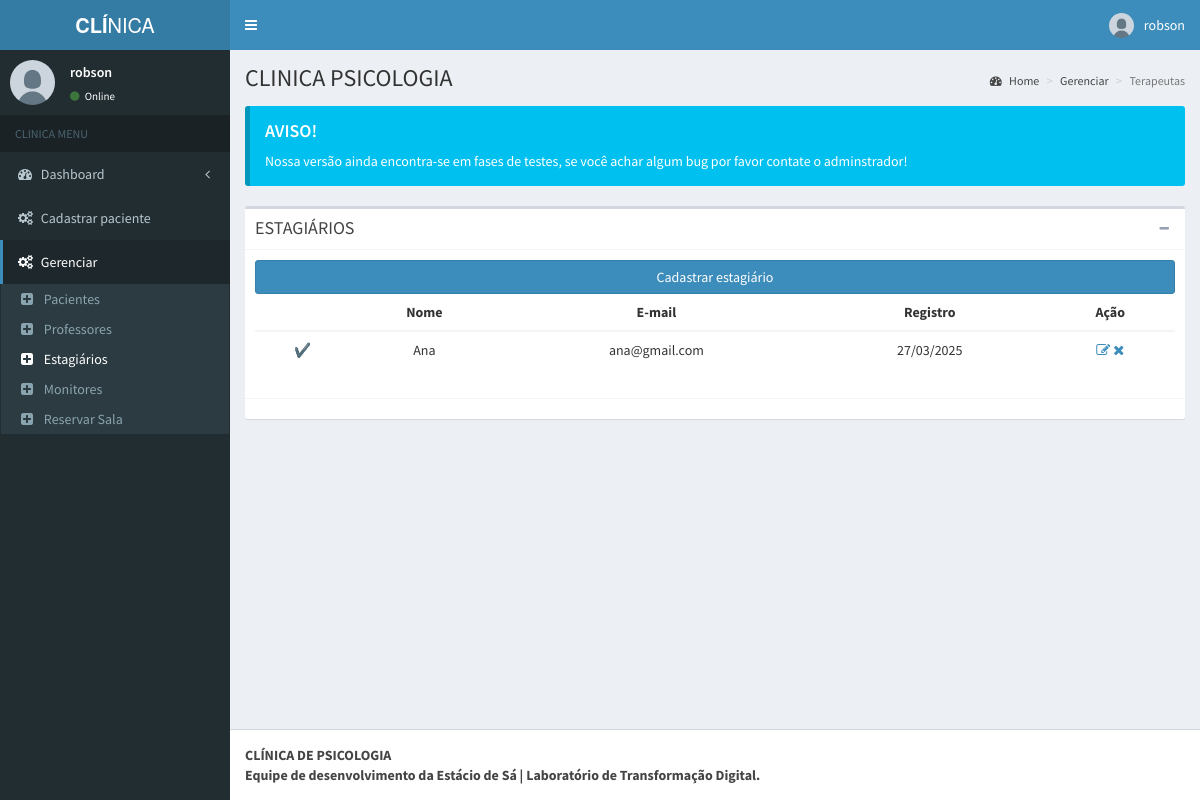
Screenshot of /admin/pages/layout/terapeutas.php (signed in) with the database file from the repository.
### tables this page shows
CREATE TABLE `tbl_user_terapeuta` (
  `id` int(11) NOT NULL,
  `id_disponibilidade` int(11) UNSIGNED NOT NULL,
  `id_professor` int(11) NOT NULL,
  `nome` varchar(50) NOT NULL,
  `usuario` varchar(20) NOT NULL,
  `email` varchar(100) NOT NULL,
  `senha` varchar(255) NOT NULL,
  `date` timestamp NOT NULL DEFAULT current_timestamp() ON UPDATE current_timestamp()
);

### admin/pages/layout/terapeutas.php (the view, shortened to what this page needs)
<?php
include('../../../db/conexao.php');
?>
<!DOCTYPE html>
<html>
<head>
  <link rel="stylesheet" href="../../bootstrap/css/bootstrap.min.css">
  <link rel="stylesheet" href="https://maxcdn.bootstrapcdn.com/font-awesome/4.4.0/css/font-awesome.min.css">
  <link rel="stylesheet" href="https://code.ionicframework.com/ionicons/2.0.1/css/ionicons.min.css">
  <link rel="stylesheet" href="../../dist/css/AdminLTE.min.css">
  <link rel="stylesheet" href="../../dist/css/skins/_all-skins.min.css">
</head>
<body class="hold-transition skin-blue fixed sidebar-mini">
  <div class="wrapper">
    <header class="main-header">
      <a href="../../index.php" class="logo">
        <span class="logo-lg"><b>CLÍ</b>NICA</span>
      </a>
      <nav class="navbar navbar-static-top" role="navigation">
        <a href="#" class="sidebar-toggle" data-toggle="offcanvas" role="button">
        </a>
        <div class="navbar-custom-menu">
          <ul class="nav navbar-nav">
            <li class="dropdown user user-menu">
              <a href="#" class="dropdown-toggle" data-toggle="dropdown">
                <img src="../../dist/img/user.jpg" class="user-image" alt="User Image">
                <span class="hidden-xs"><?php echo $_SESSION['nome']; ?></span>
              </a>
            </li>
          </ul>
        </div>
      </nav>
    </header>
    <aside class="main-sidebar">
      <section class="sidebar">
        <div class="user-panel">
          <div class="pull-left image">
            <img src="../../dist/img/user.jpg" class="img-circle" alt="User Image">
          </div>
          <div class="pull-left info">
            <p><?php echo $_SESSION['nome']; ?></p>
            <a href="#"><i class="fa fa-circle text-success"></i> Online</a>
          </div>
        </div>
        <ul class="sidebar-menu">
          <li class="header">CLINICA MENU</li>
          <li class="treeview">
            <a href="#">
              <i class="fa fa-dashboard"></i> <span>Dashboard</span> <i class="fa fa-angle-left pull-right"></i>
            </a>
          </li>
          <li class="treeview">
              <a href="#">
                <i class="fa fa-gears"></i>
                <span>Cadastrar paciente</span>
              </a>
          </li>
          <li class="treeview active">
            <a href="#">
              <i class="fa fa-gears"></i>
              <span>Gerenciar</span>
            </a>
            <ul class="treeview-menu">
              <li><a href="pacientes.php"><i class="fa fa-plus-square"></i> Pacientes</a></li>
              <li><a href="professores.php"><i class="fa fa-plus-square"></i> Professores</a></li>
              <li class="active"><a href="terapeutas.php"><i class="fa fa-plus-square"></i> Estagiários</a></li>
              <li><a href="monitor.php"><i class="fa fa-plus-square"></i> Monitores</a></li>
              <li><a href="../reserva_sala/reservar-sala-segunda.php"><i class="fa fa-plus-square"></i> Reservar Sala</a></li>
            </ul>
          </li>
    </aside>
    <div class="content-wrapper">
      <section class="content-header">
        <h1>
          CLINICA PSICOLOGIA
        </h1>
        <ol class="breadcrumb">
          <li><a href="../../../index.php"><i class="fa fa-dashboard"></i> Home</a></li>
          <li><a href="#">Gerenciar</a></li>
          <li class="active">Terapeutas</li>
        </ol>
      </section>
      <section class="content">
        <div class="callout callout-info">
          <h4>AVISO!</h4>
          <p>Nossa versão ainda encontra-se em fases de testes, se você achar algum bug por favor contate o adminstrador!</p>
        </div>
        <div class="box">
          <div class="box-header with-border">
            <h3 class="box-title">ESTAGIÁRIOS</h3>
            <div class="box-tools pull-right">
              <button class="btn btn-box-tool" data-widget="collapse" data-toggle="tooltip" title="Collapse"><i class="fa fa-minus"></i></button>
            </div>
          </div>
          <div class="box-body">
            <a href="cadastro/cadastro-terapeuta.php">
              <button class="btn btn-block btn-primary">Cadastrar estagiário</button>
            </a>
            <div>
              <table class="table table-hover text-center">
                <thead class="table-dark">
                  <tr>
                    <th></th>
                    <th scope="col">Nome</th>
                    <th scope="col">E-mail</th>
                    <th scope="col">Registro</th>
                    <th scope="col">Ação</th>
                  </tr>
                </thead>
                <tbody>
                  <?php
                  $sql = "SELECT * FROM tbl_user_terapeuta";
                  $result = mysqli_query($mysqli, $sql);
                  while ($row = mysqli_fetch_assoc($result)) {
                  ?>
                    <tr>
                    <td><?php echo ($row['id_disponibilidade']==2) ? "❌" : "✔️" ?></td>
                      <td><?php echo $row["nome"] ?></td>
                      <td><?php echo $row["email"] ?></td>
                      <td><?php echo date('d/m/Y', strtotime($row["date"])); ?></td>
                      <td style="background:white">
                        <a href="edit/edit-terapeuta.php?id=<?php echo $row["id"] ?>" class="link-dark"><i class="fa fa-edit"></i></a>
                        <a href="delete/delete-terapeuta.php?id=<?php echo $row["id"] ?>" class="link-dark"><i class="fa fa-remove"></i></a>
                      </td>
                    </tr>
                  <?php
                  }
                  ?>
                </tbody>
              </table>
            </div>
          </div>
          <div class="box-footer">
          </div>
        </div>
      </section>
    </div>
    <footer class="main-footer">
      <strong>CLÍNICA DE PSICOLOGIA <br> Equipe de desenvolvimento da Estácio de Sá | Laboratório de Transformação Digital.</strong>
    </footer>
  </div>
</body>
</html>

### rows the page displays
tbl_user_terapeuta: nome "Ana", email "ana@gmail.com", date "27/03/2025"

### other values shown
$_SESSION['nome'] "robson"
